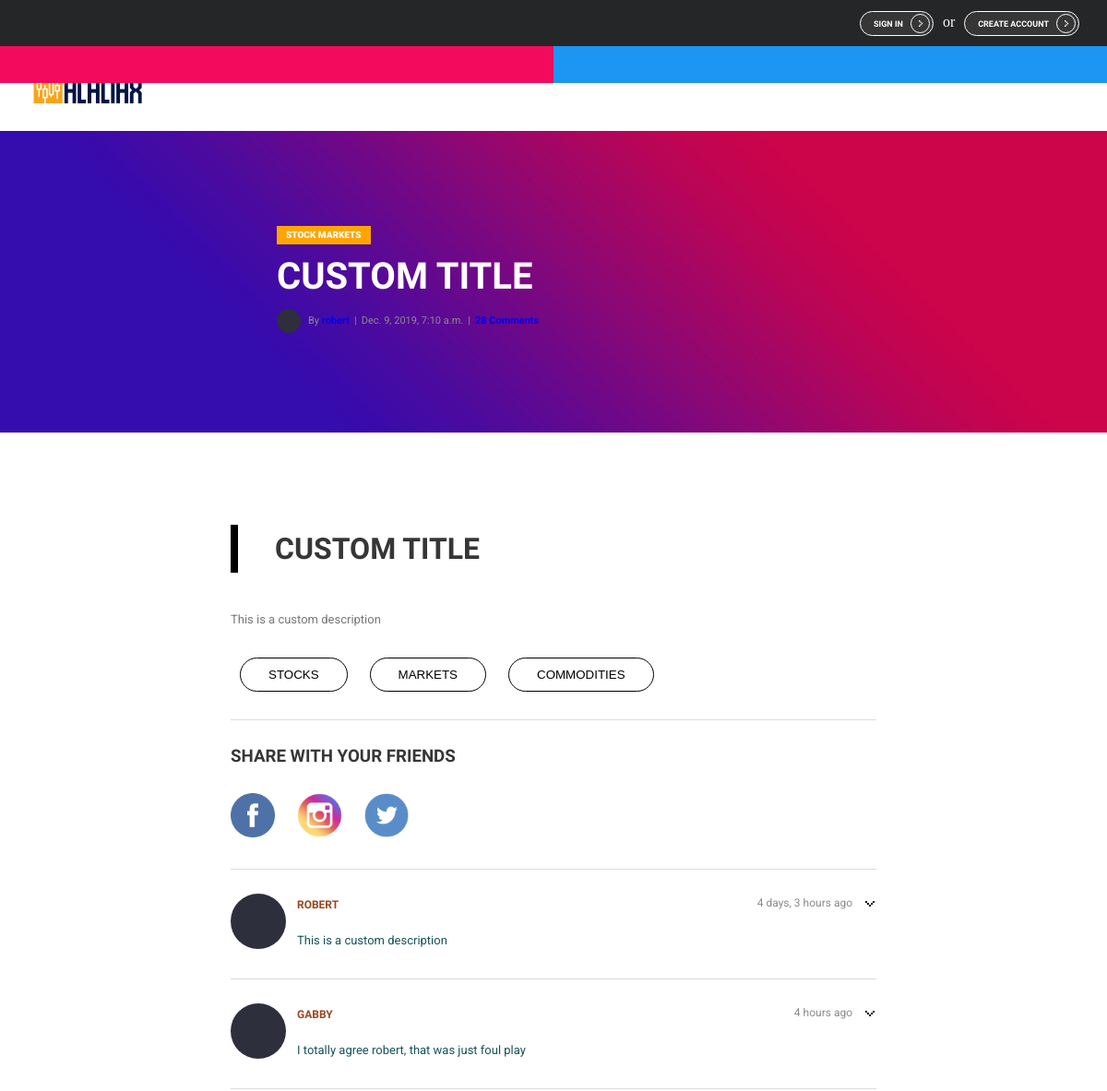
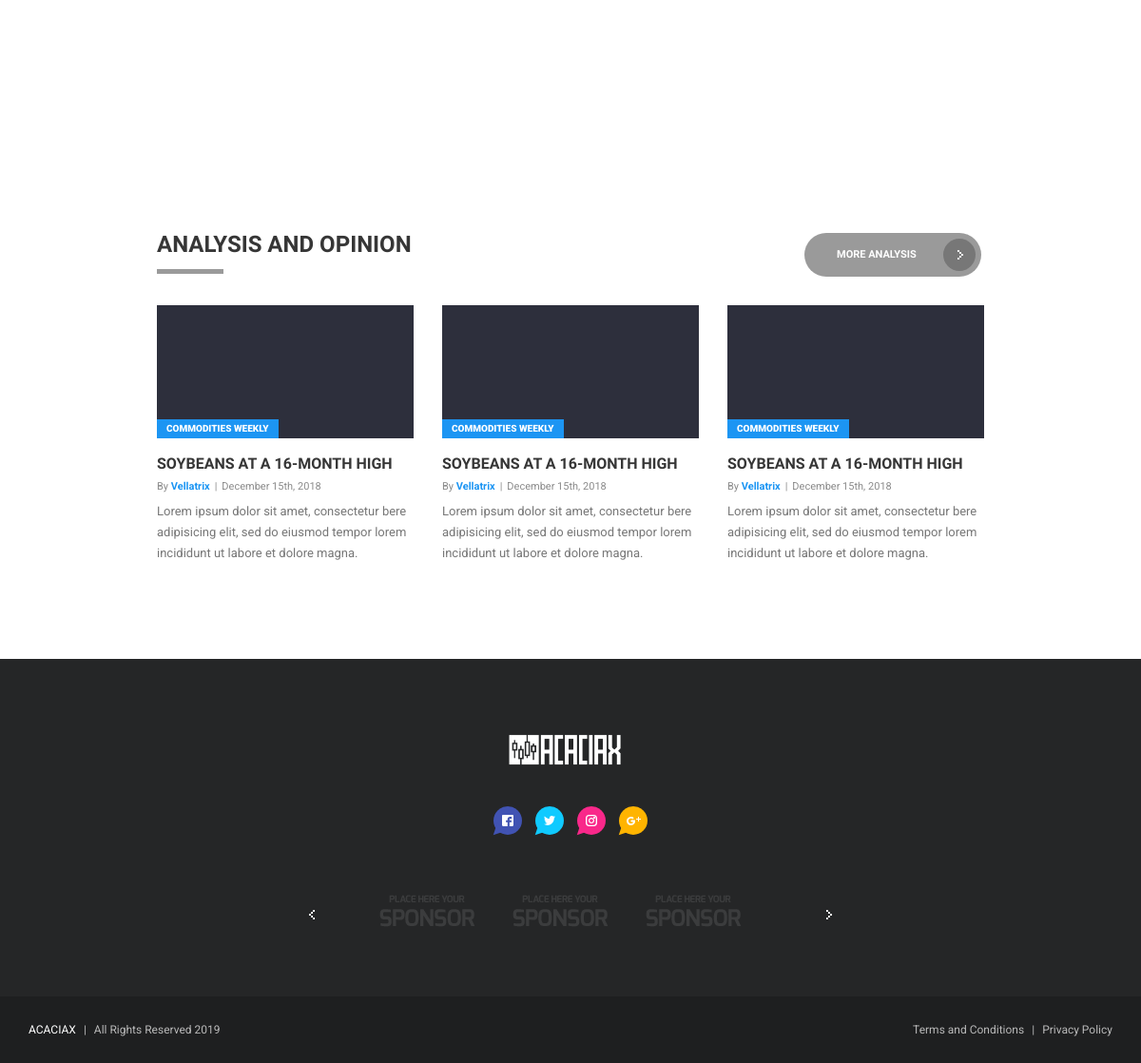
The app's page /forum/1/topics/1/ with its own data (2 pictures, top to bottom).
### forum/models.py (models this page shows, shortened)
class Topic(models.Model):
    subject = models.CharField(max_length=255)
    category = models.ForeignKey(Category, related_name='topics', on_delete=models.CASCADE)
    starter = models.ForeignKey(User, related_name='topics', on_delete=models.CASCADE)
    last_updated = models.DateTimeField(auto_now_add=True)
    views = models.PositiveIntegerField(default=0)

class Post(models.Model):
    message = models.TextField(max_length=4000)
    topic = models.ForeignKey(Topic, related_name='posts', on_delete=models.CASCADE)
    created_at = models.DateTimeField(auto_now_add=True)
    updated_at = models.DateTimeField(null=True)
    created_by = models.ForeignKey(User, related_name='posts', on_delete=models.CASCADE)
    updated_by = models.ForeignKey(User, null=True, related_name='+', on_delete=models.CASCADE)

### forum/views.py (the view)
# urls.py: re_path(r'^forum/(?P<pk>\d+)/topics/(?P<topic_pk>\d+)/$', views.topic_posts, name='topic_posts'),
def topic_posts(request, pk, topic_pk):
    topic = get_object_or_404(Topic, category__pk=pk, pk=topic_pk)
    topic.views += 1
    topic.save()
    return render(request, 'topic_posts.html', {'topic': topic})

### templates/topic_posts.html (shortened to what this page needs)
{% extends 'base.html' %}
{% load static %}
{% load humanize %}
{% block content_topic_posts %}
  <div class="banner-wrap game-review">
    <div class="banner grid-limit cstm-width-50">
        <a href="news-v2.html" class="tag-ornament cstm-bg-yellow">STOCK MARKETS</a>
      <h2 class="banner-title pad-tp_btm text-left">{{ topic.subject }}</h2>
          {% for post in topic.posts.all|slice:":1" %}
          <div class="post-author-info-wrap">
            <a href="search-results.html">
              <figure class="user-avatar tiny liquid">
              </figure>
            </a>
            <p class="post-author-info small light">By <a href="search-results.html" class="post-author">{{ post.created_by.username }}</a><span class="separator">|</span>{{ post.created_at }}<span class="separator">|</span><a href="post-v2.html#op-comments" class="post-comment-count">28 Comments</a></p>
          {% endfor %}
          </div>
          <br>
    </div>
  </div>
  <div class="layout-content-full grid-limit cstm-width-700">
    <div class="faq-items">
      <div class="faq-item no-border">
        <div class="cstm-post-title">
          <div class="post_section">
            <div class="posts_header_text">
              <h1>{{ topic.subject }}</h1>
            </div>
            {% for post in topic.posts.all|slice:":1" %}
            <div class="posts_text cstm-width-80">
              <p>{{ post.message }}</p>
            </div>
            {% endfor %}
          </div>
        </div>
      </div>
      <div class="faq-item">
        <div class="faq-item-content accordion-open">
          <button class="plain-btn-3">STOCKS</button>
          <button class="plain-btn-3">MARKETS</button>
          <button class="plain-btn-3">COMMODITIES</button>
        </div>
      </div>
      <div class="faq-item  mgn-btm-30 no-border">
          <div class="cstm-post-title">
            <div class="post_section">
                <h3 class="pad-tp_btm_post">Share with your friends</h3>
              <div class="posts_social-icons cstm-width-80">
                <div class="layout-item-2-1">
                  <div class="layout-item cstm-no-grid">
                    <img class="icon-cstm-width" src="{% static 'img/acaciax/facebook_icon.png' %}">
                    <img class="icon-cstm-width" src="{% static 'img/acaciax/instagram_icon.png' %}">
                    <img class="icon-cstm-width" src="{% static 'img/acaciax/twitter_icon.png' %}">
                  </div>
                  <div class="layout-item">
                  </div>
                </div>
              </div>
          </div>
        </div>
      </div>
      <div class="activity-items">
        {% for post in topic.posts.all %}
        <div class="activity-item">
          <img class="user-avatar" src="{% static 'img/users/05.jpg' %}" alt="user-05">
          <div class="activity-item-dropdown-button">
            <svg class="arrow-icon medium">
              <use xlink:href="#svg-arrow-medium"></use>
            </svg>
          </div>
          <div class="activity-item-row">
            <a href="topic.html" class="activity-item-title secondary-color">{{ post.created_by.username }}</a>
            <p class="activity-item-timestamp">{{ post.created_at|naturaltime }}</p>
          </div>
          <p class="activity-item-text base-color">{{ post.message }}</p>
        </div>
        {% endfor %}
    </div>
  </div>
</div>
<div class="layout-content-full grid-limit grid3-1col centered">
  <div class="layout-item-2-1 mgn_top_10pc">
          <div class="layout-item">
            <div class="section-title-wrap light-gray">
              <h2 class="">ANALYSIS AND OPINION</h2>
            </div>
          </div>
          <div class="layout-item">
              <button class="button light-gray cstm_fit_content mgn_left-40">
                MORE ANALYSIS
                <span class="button-ornament">
                  <svg class="arrow-icon medium">
                    <use xlink:href="#svg-arrow-medium"></use>
                  </svg>
                </span>
              </button>
          </div>
        </div>
      <div class="layout-item-1-1-1">
        <div class="layout-item">
          <div class="post-preview gaming-news img-toggle">
            <a href="post-v1.html">
              <div class="post-preview-img-wrap">
                <figure class="post-preview-img liquid">
                </figure>
              </div>
            </a>
            <a href="news-v1.html" class="tag-ornament">COMMODITIES WEEKLY</a>
            <a href="post-v1.html" class="post-preview-title">SOYBEANS AT A 16-MONTH HIGH</a>
            <div class="post-author-info-wrap">
              <p class="post-author-info small light">By <a href="search-results.html" class="post-author">Vellatrix</a><span class="separator">|</span>December 15th, 2018</p>
            </div>
            <p class="post-preview-text">Lorem ipsum dolor sit amet, consectetur bere adipisicing elit, sed do eiusmod tempor lorem incididunt ut labore et dolore magna.</p>
          </div>
        </div>
        <div class="layout-item">
          <div class="post-preview gaming-news img-toggle">
            <a href="post-v1.html">
              <div class="post-preview-img-wrap">
                <figure class="post-preview-img liquid">
                </figure>
              </div>
            </a>
            <a href="news-v1.html" class="tag-ornament">COMMODITIES WEEKLY</a>
            <a href="post-v1.html" class="post-preview-title">SOYBEANS AT A 16-MONTH HIGH</a>
            <div class="post-author-info-wrap">
              <p class="post-author-info small light">By <a href="search-results.html" class="post-author">Vellatrix</a><span class="separator">|</span>December 15th, 2018</p>
            </div>
            <p class="post-preview-text">Lorem ipsum dolor sit amet, consectetur bere adipisicing elit, sed do eiusmod tempor lorem incididunt ut labore et dolore magna.</p>
          </div>
        </div>
        <div class="layout-item">
          <div class="post-preview gaming-news img-toggle">
            <a href="post-v1.html">
              <div class="post-preview-img-wrap">
                <figure class="post-preview-img liquid">
                </figure>
              </div>
            </a>
            <a href="news-v1.html" class="tag-ornament">COMMODITIES WEEKLY</a>
            <a href="post-v1.html" class="post-preview-title">SOYBEANS AT A 16-MONTH HIGH</a>
            <div class="post-author-info-wrap">
              <p class="post-author-info small light">By <a href="search-results.html" class="post-author">Vellatrix</a><span class="separator">|</span>December 15th, 2018</p>
            </div>
            <p class="post-preview-text">Lorem ipsum dolor sit amet, consectetur bere adipisicing elit, sed do eiusmod tempor lorem incididunt ut labore et dolore magna.</p>
          </div>
        </div>
      </div>
      </div>
{% endblock content_topic_posts %}

### static/css/custom_css.css (style rules this page uses)
.mgn-btm-30 { margin-bottom: 30px!important; }
.post-preview-title { text-transform: unset!important; }
.text-left { text-align: left!important; }
.cstm-width-50 { width: 50%; }
.cstm-width-80 { width: 80%; }
.posts_header_text { padding: 10px 40px; border-left: 8px solid; margin: 40px 0px; }
.cstm-no-grid { display: unset; }
.icon-cstm-width { width: 12%; padding-right: 20px; }
button.light-gray { background-color: #9a9a9a; }
.cstm_fit_content { width: fit-content; }
.mgn_left-40 { margin-left: 30%; }
.mgn_top_10pc { margin-top: 10%; }
.pad-tp_btm_post { padding: 30px 0px; }
.pad-tp_btm { padding: 15px 0px; font-size: 2.5em!important; }
.cstm-bg-yellow { background-color: orange; }
.no-border { border-bottom: unset!important; border:unset; }
.cstm-width-700 { max-width: 700px; }
.plain-btn-3 { margin: 30px 10px; padding: 10px 30px; border-radius: 40px; background-color: white; border:1px solid black; }
.base-color { color: #18535B; }
.secondary-color { color: #9B461F!important; }

### records on screen
Topic: subject "CUSTOM TITLE"
Post: created_by.username "robert", created_at "Dec. 9, 2019, 7:10 a.m.", message "This is a custom description", created_by.username "ROBERT", created_at "4 days, 3 hours ago"
Post: created_by.username "GABBY", created_at "4 hours ago", message "I totally agree robert, that was just foul play"
